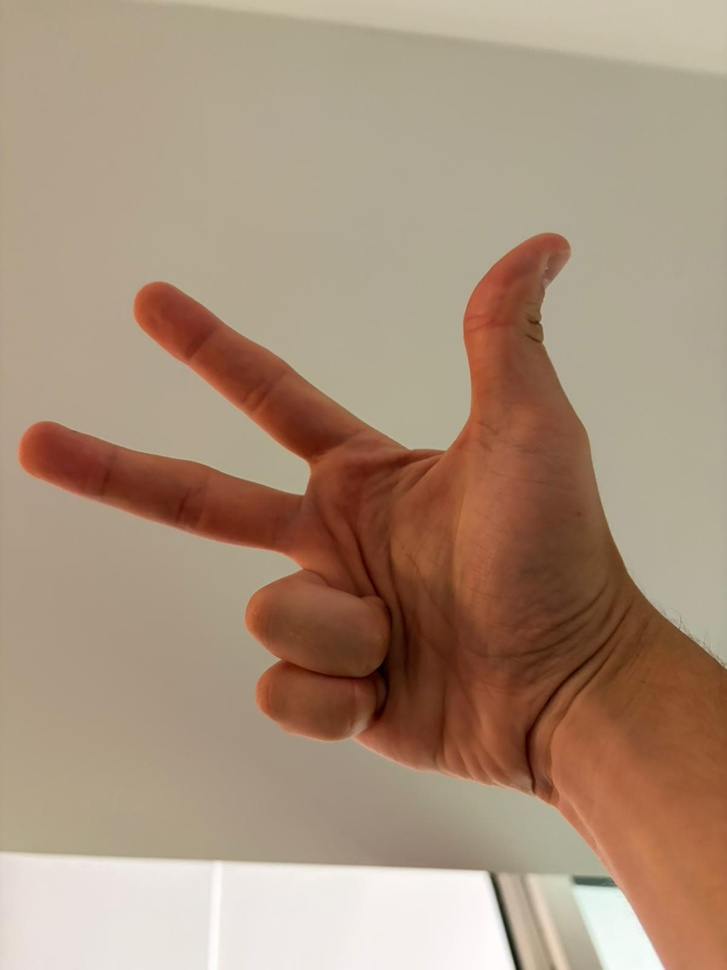
#> input picture pictures/marci_1.jpeg, 727 x 970 px, shrunk from 1200 x 1600 before the run
$ python -i preprocessing.py   (imports and definitions only)
#> lines starting #> are read from the running program, lines starting #| are printed output that depends on the picture
#> further down, picture is the input picture: shape (970, 727, 3); mean B, G, R 123, 144.3, 168.7
"""Stage 1 - Preprocessing.

Prepares a raw BGR frame for skin color segmentation:
noise reduction, optional brightness normalization, color space conversion.

Sources:
- Gaussian filter:        Lect 04 - Filter (linear, separable smoothing filter)
- Histogram equalization: Lect 02/03 - Punktoperationen / Histogrammausgleich
- HSV / YCbCr conversion: Lect 10 - Farbraeume
"""

import cv2


def denoise(image_bgr, kernel_size=5):
    # Gaussian smoothing suppresses sensor noise before thresholding (Lect 04)
    return cv2.GaussianBlur(image_bgr, (kernel_size, kernel_size), 0)


def equalize_brightness(image_bgr):
    """Histogram equalization on the luminance channel only (Lect 02/03).

    Equalizing R, G, B separately would shift the skin tones, so the image
    is converted to YCbCr first and only Y is equalized (Lect 10).
    """
    y, cr, cb = cv2.split(cv2.cvtColor(image_bgr, cv2.COLOR_BGR2YCrCb))
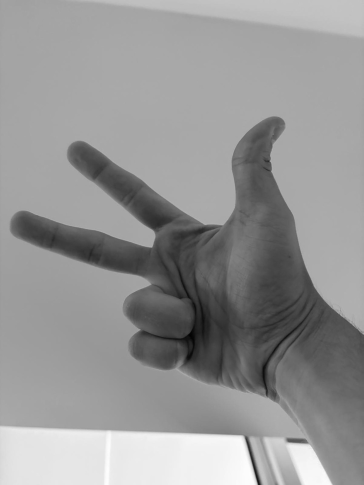
#> y: shape (970, 727) (shown at 1/2 size); min 1, max 254, mean 149.2
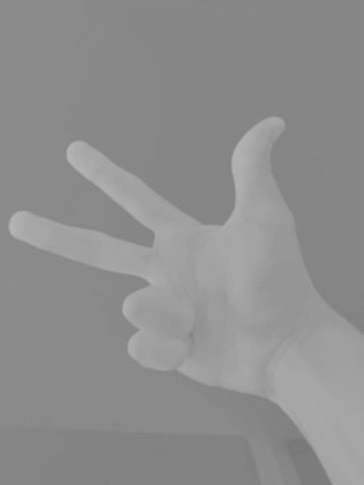
#> cr: shape (970, 727) (shown at 1/2 size); min 117, max 182, mean 142
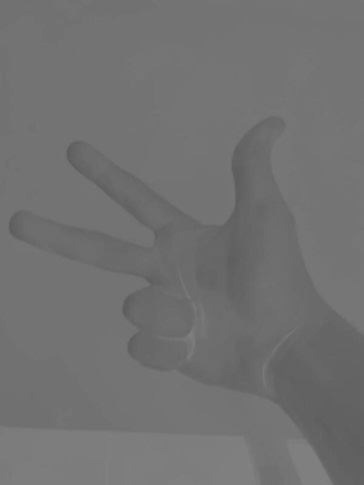
#> cb: shape (970, 727) (shown at 1/2 size); min 91, max 129, mean 113.2
    y = cv2.equalizeHist(y)
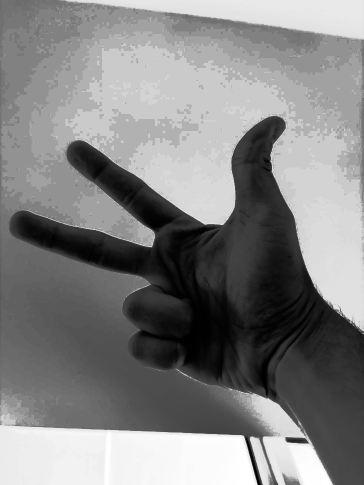
#> y: shape (970, 727) (shown at 1/2 size); min 0, max 255, mean 131.1
    return cv2.cvtColor(cv2.merge((y, cr, cb)), cv2.COLOR_YCrCb2BGR)
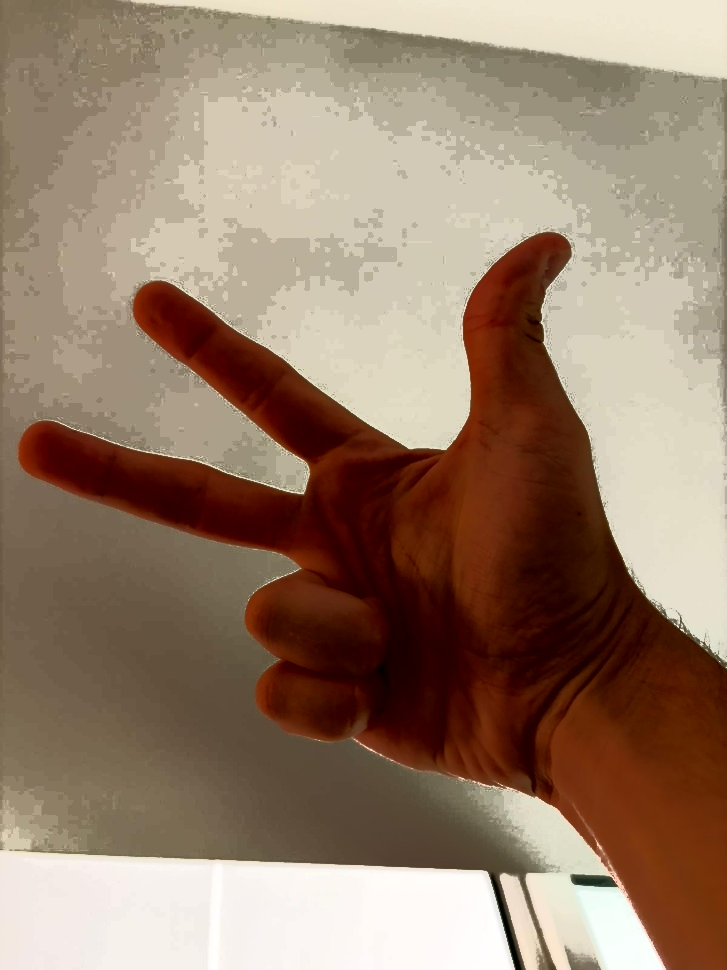
#> returned value: shape (970, 727, 3); mean B, G, R 107.4, 126.6, 150.6


# [18 lines left out: function preprocess, not called in this run]

>>> import cv2
>>> picture = cv2.imread('../pictures/marci_1.jpeg')
>>> result = equalize_brightness(picture)

$ run again, on pictures/marci_2.jpeg
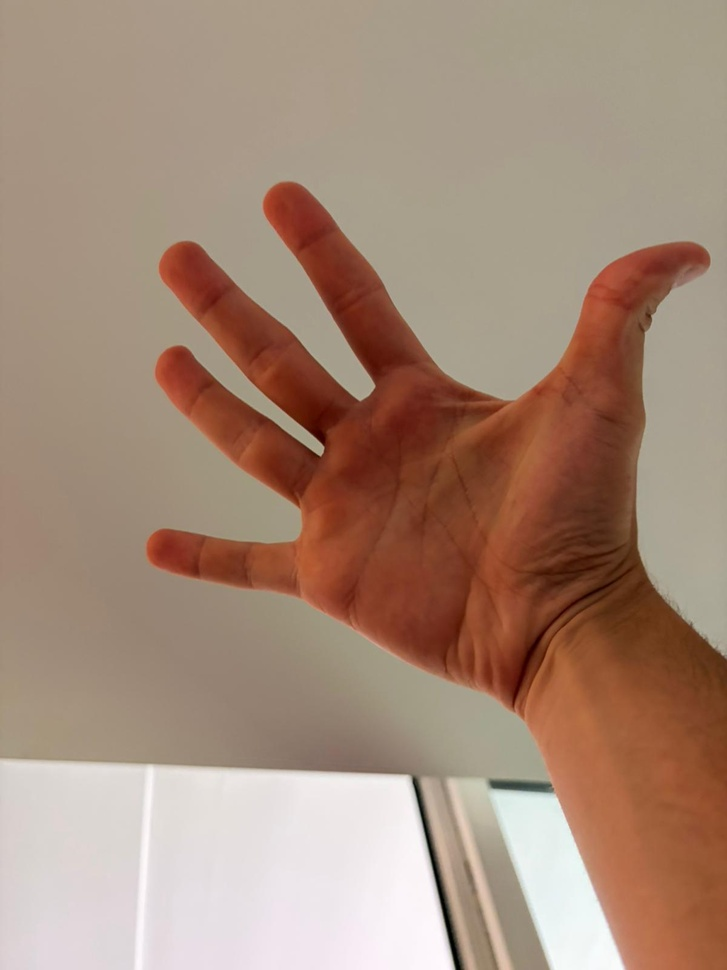
#> input picture pictures/marci_2.jpeg, 727 x 970 px, shrunk from 1200 x 1600 before the run
#> picture is the input picture: shape (970, 727, 3); mean B, G, R 120.6, 138.2, 165
#> in equalize_brightness, `y = cv2.equalizeHist(y)`:
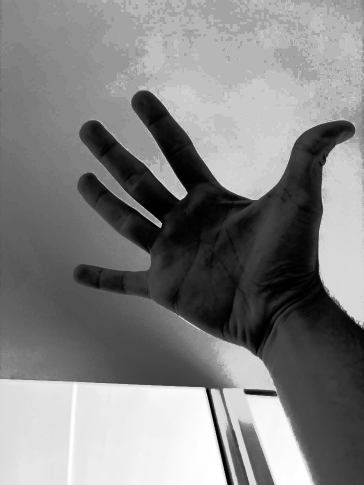
#> y: shape (970, 727) (shown at 1/2 size); min 0, max 255, mean 129.8
#> in equalize_brightness, `return cv2.cvtColor(cv2.merge((y, cr, cb)), cv2.COLOR_YCrCb2BGR)`:
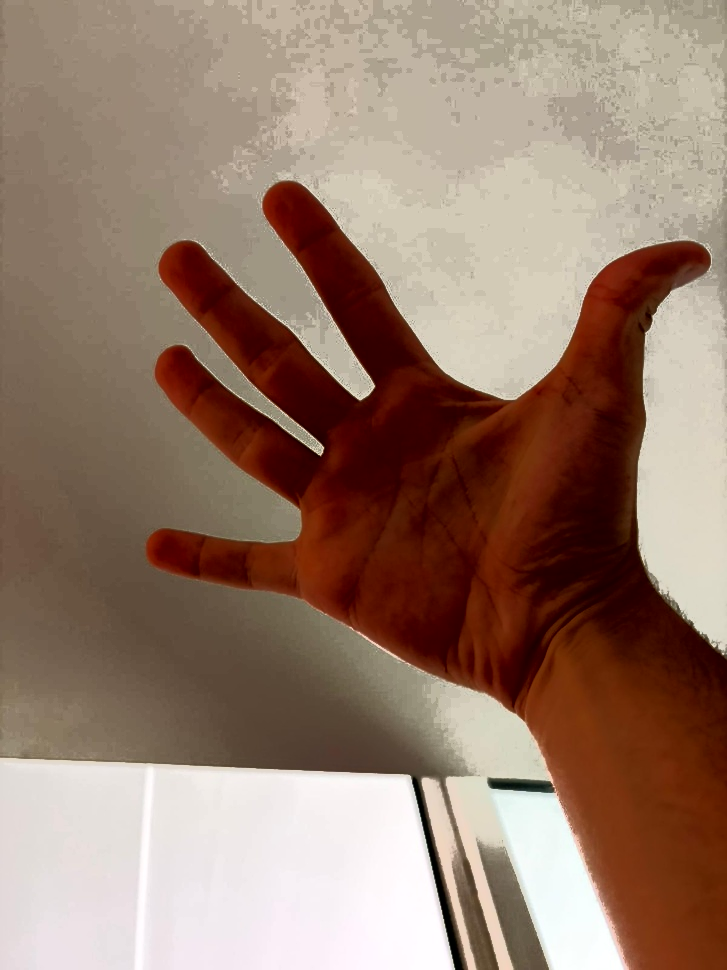
#> returned value: shape (970, 727, 3); mean B, G, R 108.8, 124.3, 150.6

$ run again, on pictures/marci_3.jpeg
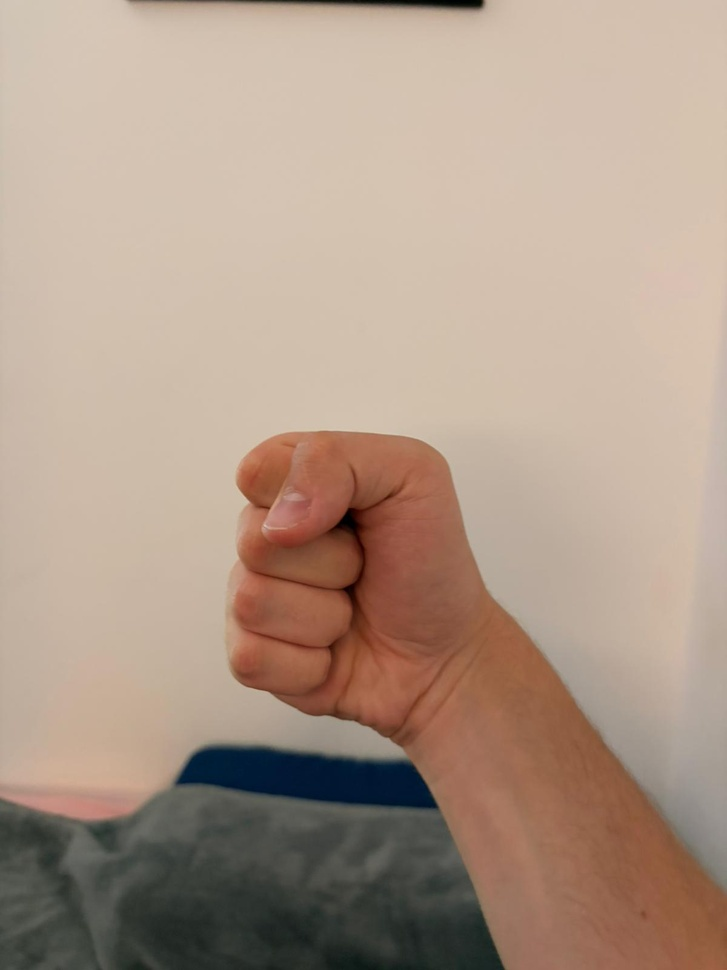
#> input picture pictures/marci_3.jpeg, 727 x 970 px, shrunk from 1200 x 1600 before the run
#> picture is the input picture: shape (970, 727, 3); mean B, G, R 137.1, 153.1, 174.4
#> in equalize_brightness, `y = cv2.equalizeHist(y)`:
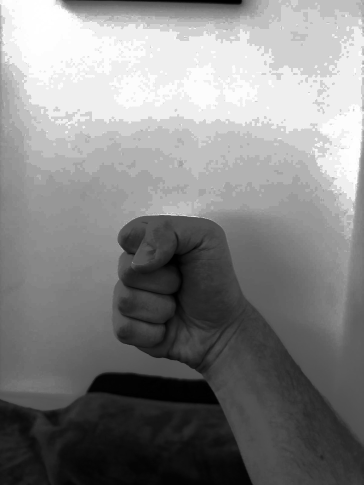
#> y: shape (970, 727) (shown at 1/2 size); min 0, max 255, mean 131.6
#> in equalize_brightness, `return cv2.cvtColor(cv2.merge((y, cr, cb)), cv2.COLOR_YCrCb2BGR)`:
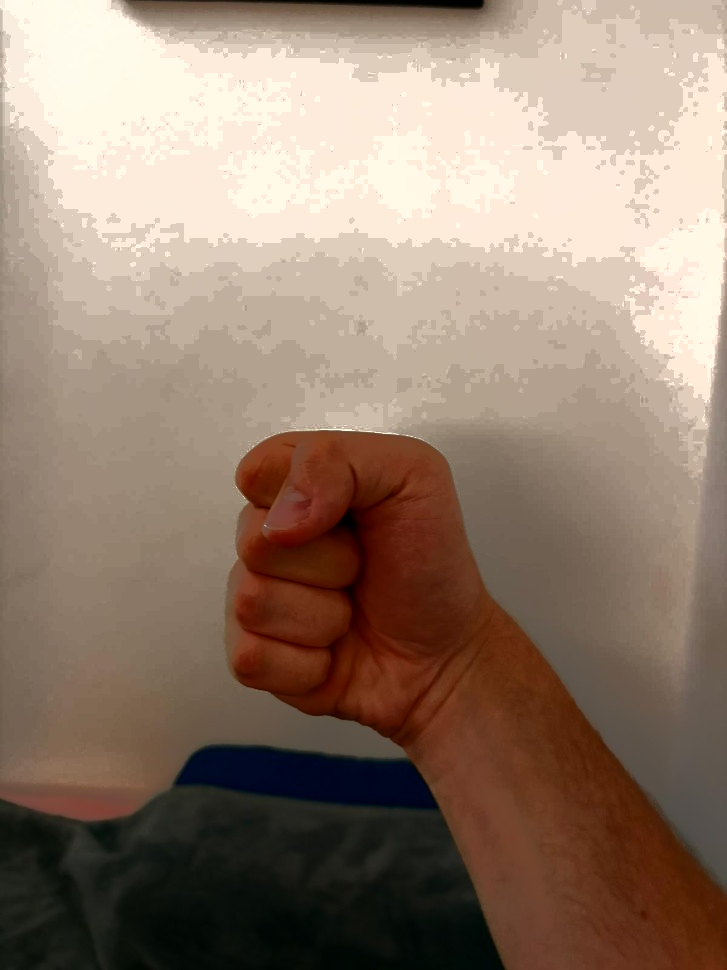
#> returned value: shape (970, 727, 3); mean B, G, R 111.1, 127.1, 147.9
